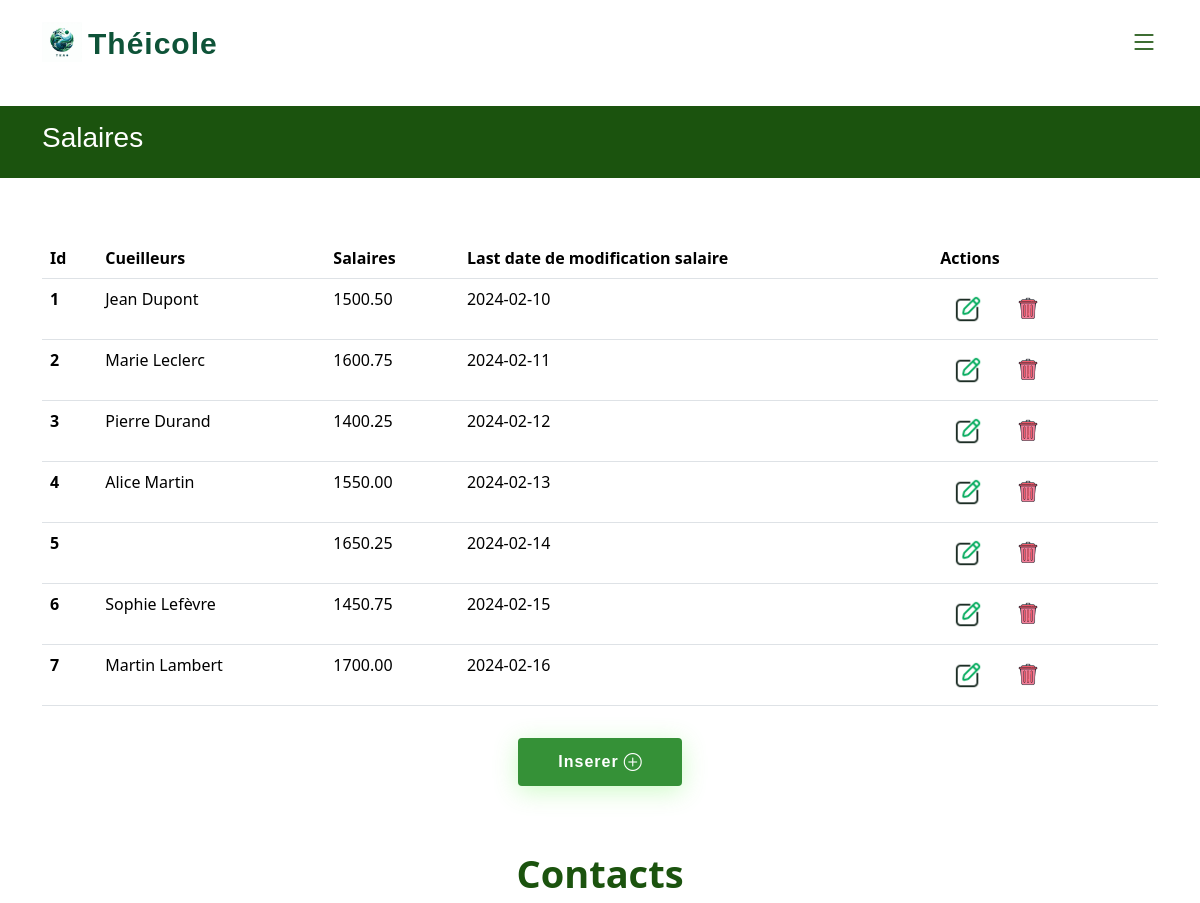
Before: /WEB/pages/Templates/template.php?page=salaireAdmin.php (upper part) with the older database file.
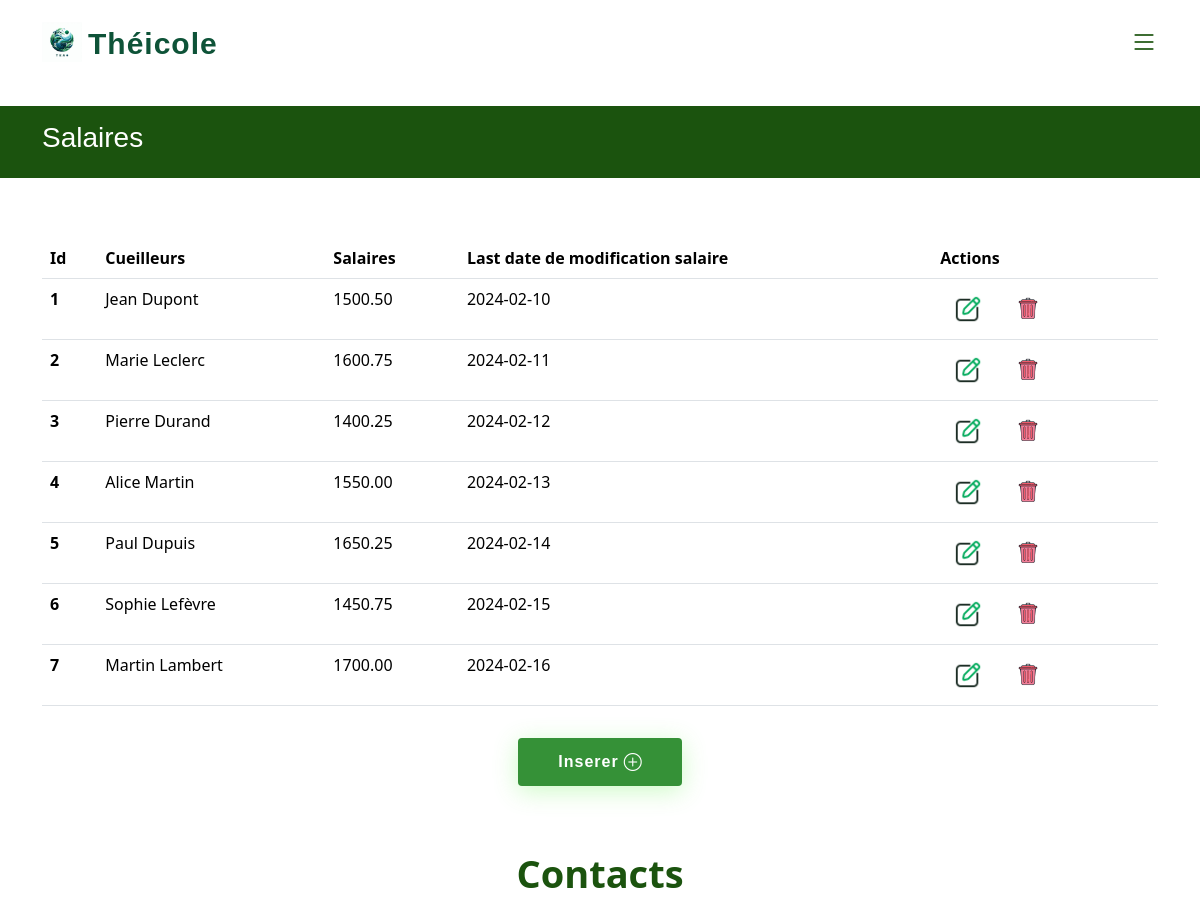
After: the same page with the newer database file.
### tables this page shows
CREATE TABLE Salaire (
    id INT AUTO_INCREMENT PRIMARY KEY,
    id_cueilleur INT,
    salaire DECIMAL(10,2),
    datelastupdate DATE,
    FOREIGN KEY (id_cueilleur) REFERENCES Cueilleurs(id)
);

CREATE TABLE Cueilleurs (
    id INT AUTO_INCREMENT PRIMARY KEY,
    nom VARCHAR(255) NOT NULL,
    genre ENUM('Masculin', 'Féminin') NOT NULL,
    datenaissance DATE  
);

### WEB/pages/Templates/template.php (called while the page is built)
<?php
    include_once("../../inc/function.php");
    include("header.php");
    include("../".$_GET["page"]);
    include("footer.php");
?>

### WEB/inc/dbConnection.php (called while the page is built)
<?php
    function dbconnect()
    {
        static $connect = null;
        if ($connect === null) {
            $connect = mysqli_connect('localhost','root','','takeTea');
        }
        return $connect;
    }
?>

### WEB/inc/function.php (called while the page is built, shortened)
<?php
    include("dbConnection.php");
            function getCueilleurById($id) {
                $bdd = dbconnect();
                $query = "SELECT * FROM Cueilleurs WHERE id = ?";
                $stmt = $bdd->prepare($query);
                if ($stmt) {
                    $stmt->bind_param("i", $id);
                    if ($stmt->execute()) {
                        $result = $stmt->get_result();
                        if ($result->num_rows > 0) {
                            $cueilleur = $result->fetch_assoc();
                            return $cueilleur;
                        } else {
                            return null;
                        }
                    } else {
                        return null;
                    }
                } else {
                    return null;
                }
            }
        function listSalaires(){
            $query = "SELECT * FROM Salaire";
            $result = dbconnect()->query($query);
            if ($result) {
                return $result->fetch_all(MYSQLI_ASSOC);
            } else {
                return [];
            }
        }
?>

### WEB/pages/salaireAdmin.php (the view, shortened to what this page needs)
<header id="header" class="header fixed-top">
    <div class="container-fluid container-xl d-flex align-items-center justify-content-between">
    <a href="#" class="logo d-flex align-items-center" style="text-decoration: none;">
        <img src="../../assets/images/logo.png" alt="">
        <span>Théicole</span>
    </a>
    <nav id="navbar" class="navbar">
        <i class="bi bi-list mobile-nav-toggle"></i>
    </nav>
    </div>
</header>
<br>
<main id="main">
<?php
    $listeSal=listSalaires();
?>
<section class="breadcrumbs">
    <div class="container" data-aos="fade-up">
        <h2>Salaires</h2>
    </div>
</section>
<section id="variation" class="about">
    <div class="container" data-aos="fade-up">
        <div class="row">
        <div class="col-12">
            <table class="table datatable">
            <thead>
                <tr>
                <th scope="col" >Id</th>
                <th scope="col" >Cueilleurs</th>
                <th scope="col"  >Salaires</th>
                <th scope="col"  >Last date de modification salaire</th>
                <th scope="col" >Actions</th>
                </tr>
            </thead>
            <tbody>
                    <?php for ($i=0; $i < count($listeSal); $i++) {
                        $num="editSalaire(".$listeSal[$i]["id"].")";
                        $info=getCueilleurById($listeSal[$i]["id_cueilleur"]);
                    ?>
                        <tr>
                            <th  scope="row"> <?php echo($listeSal[$i]["id"]); ?></th>
                            <td><?php echo($info["nom"]); ?></td>
                            <td><?php echo($listeSal[$i]["salaire"]); ?></td>
                            <td><?php echo($listeSal[$i]["datelastupdate"]); ?></td>
                            <td>
                                <button type="button" class="btn btnIcone" onclick="<?php echo($num);?>"><img src="../../assets/images/edit.png" width="30px"></button>
                                <a href="../../pages/delete/delSalaire.php?id=<?php echo($listeSal[$i]["id"]); ?>">
                                    <button type="button" class="btn btnIcone"><img src="../../assets/images/delete.png" width="30px"></button>
                                </a>
                            </td>
                        </tr>
                    <?php } ?>
            </tbody>
            </table>
        </div>
        <div class="d-flex justify-content-center mt-3">
            <a href="#" class="btn-read-more d-inline-flex align-items-center justify-content-center align-self-center"  style="text-decoration: none;" onclick="clickage()">
            <span>Inserer</span>
            <i class="bi bi-plus-circle"></i>
            </a>
        </div>
        </div>
    </div>
<section id="contact" class="contact">
    <div class="container" data-aos="fade-up">
        <header class="section-header">
            <p>Contacts</p>
        </header>
    </div>
</section>
</main>

### WEB/pages/Templates/header.php (shortened to what this page needs)
<!DOCTYPE html>
<html lang="fr">
<head>
    <link rel="stylesheet" href="../../assets/css/style.css">
    <link rel="stylesheet" href="../../assets/css/vaovao.css">
    <link href="../../assets/vendor/aos/aos.css" rel="stylesheet">
    <link href="../../assets/vendor/bootstrap/css/bootstrap.min.css" rel="stylesheet">
    <link href="../../assets/vendor/bootstrap-icons/bootstrap-icons.css" rel="stylesheet">
    <link href="../../assets/vendor/glightbox/css/glightbox.min.css" rel="stylesheet">
    <link href="../../assets/vendor/remixicon/remixicon.css" rel="stylesheet">
    <link href="../../assets/vendor/swiper/swiper-bundle.min.css" rel="stylesheet">
</head>
<body>

### WEB/pages/Templates/footer.php (shortened to what this page needs)
</body>

### WEB/assets/css/style.css (style rules this page uses)
:root { scroll-behavior: smooth; }
body { font-family: "Open Sans", sans-serif; color: #444444; }
a { color: #359137; text-decoration: none; }
h1, h2, h3, h4, h5, h6 { font-family: "Nunito", sans-serif; }
section { padding: 60px 0; overflow: hidden; }
.section-header { text-align: center; padding-bottom: 40px; }
.section-header p { margin: 10px 0 0 0; padding: 0; font-size: 38px; line-height: 42px; font-weight: 700; color: #1b530e; }
.breadcrumbs { padding: 15px 0; background: #1b530e; min-height: 40px; margin-top: 82px; color: #fff; }
.breadcrumbs h2 { font-size: 28px; font-weight: 500; }
.header { transition: all 0.5s; z-index: 997; padding: 20px 0; }
.header .logo { line-height: 0; }
.header .logo img { max-height: 40px; margin-right: 6px; }
.header .logo span { font-size: 30px; font-weight: 700; letter-spacing: 1px; color: #0e5338; font-family: "Nunito", sans-serif; margin-top: 3px; }
.navbar { padding: 0; }
.mobile-nav-toggle { color: #1b530e; font-size: 28px; cursor: pointer; display: none; line-height: 0; transition: 0.5s; }
@media (max-width: 1200px) { .mobile-nav-toggle { display: block; } }
.about p { margin: 15px 0 30px 0; line-height: 24px; }
.about .btn-read-more { line-height: 0; padding: 15px 40px; border-radius: 4px; transition: 0.5s; color: #fff; background: #359137; box-shadow: 0px 5px 25px rgba(91, 241, 65, 0.3); }
.about .btn-read-more span { font-family: "Nunito", sans-serif; font-weight: 600; font-size: 16px; letter-spacing: 1px; }
.about .btn-read-more i { margin-left: 5px; font-size: 18px; transition: 0.3s; }

### WEB/assets/css/vaovao.css (style rules this page uses)
.btnIcone img { width: 30px; height: 30px; padding: 0; }

Changed rows visible on the page:
changed salaire id 5: id_cueilleur.nom (not shown) → "Paul Dupuis"
